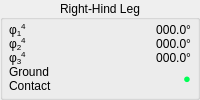
                  <widget class="QGroupBox" name="groupBox_RH">
                   <property name="title">
                    <string>Right-Hind Leg</string>
                   </property>
                   <property name="alignment">
                    <set>Qt::AlignCenter</set>
                   </property>
                   <layout class="QGridLayout" name="gridLayout_8">
                    <property name="leftMargin">
                     <number>3</number>
                    </property>
                    <property name="topMargin">
                     <number>0</number>
                    </property>
                    <property name="rightMargin">
                     <number>3</number>
                    </property>
                    <property name="bottomMargin">
                     <number>0</number>
                    </property>
                    <property name="spacing">
                     <number>0</number>
                    </property>
                    <item row="0" column="0">
                     <layout class="QFormLayout" name="formLayout_8">
                      <property name="horizontalSpacing">
                       <number>3</number>
                      </property>
                      <property name="verticalSpacing">
                       <number>0</number>
                      </property>
                      <property name="leftMargin">
                       <number>3</number>
                      </property>
                      <property name="topMargin">
                       <number>3</number>
                      </property>
                      <property name="rightMargin">
                       <number>3</number>
                      </property>
                      <property name="bottomMargin">
                       <number>3</number>
                      </property>
                      <item row="0" column="0">
                       <widget class="QLabel" name="label_Angles10">
                        <property name="text">
                         <string>φ&lt;sub&gt;1&lt;/sub&gt;&lt;sup&gt;4&lt;/sup&gt;</string>
                        </property>
                       </widget>
                      </item>
                      <item row="1" column="0">
                       <widget class="QLabel" name="label_Angles11">
                        <property name="text">
                         <string>φ&lt;sub&gt;2&lt;/sub&gt;&lt;sup&gt;4&lt;/sup&gt;</string>
                        </property>
                       </widget>
                      </item>
                      <item row="2" column="0">
                       <widget class="QLabel" name="label_Angles12">
                        <property name="text">
                         <string>φ&lt;sub&gt;3&lt;/sub&gt;&lt;sup&gt;4&lt;/sup&gt;</string>
                        </property>
                       </widget>
                      </item>
                      <item row="0" column="1">
                       <widget class="QLabel" name="labelVal_Angles10">
                        <property name="text">
                         <string>000.0°</string>
                        </property>
                        <property name="alignment">
                         <set>Qt::AlignRight|Qt::AlignTrailing|Qt::AlignVCenter</set>
                        </property>
                       </widget>
                      </item>
                      <item row="1" column="1">
                       <widget class="QLabel" name="labelVal_Angles11">
                        <property name="text">
                         <string>000.0°</string>
                        </property>
                        <property name="alignment">
                         <set>Qt::AlignRight|Qt::AlignTrailing|Qt::AlignVCenter</set>
                        </property>
                       </widget>
                      </item>
                      <item row="2" column="1">
                       <widget class="QLabel" name="labelVal_Angles12">
                        <property name="text">
                         <string>000.0°</string>
                        </property>
                        <property name="alignment">
                         <set>Qt::AlignRight|Qt::AlignTrailing|Qt::AlignVCenter</set>
                        </property>
                       </widget>
                      </item>
                      <item row="3" column="0">
                       <widget class="QLabel" name="label_Contact4">
                        <property name="text">
                         <string>Ground
Contact</string>
                        </property>
                       </widget>
                      </item>
                      <item row="3" column="1">
                       <widget class="QLabel" name="labelVal_Contact4">
                        <property name="maximumSize">
                         <size>
                          <width>400</width>
                          <height>400</height>
                         </size>
                        </property>
                        <property name="font">
                         <font>
                          <family>MS UI Gothic</family>
                          <pointsize>10</pointsize>
                          <weight>50</weight>
                          <bold>false</bold>
                         </font>
                        </property>
                        <property name="text">
                         <string>&lt;font color=#00FF55&gt;●&lt;/font&gt;</string>
                        </property>
                        <property name="alignment">
                         <set>Qt::AlignRight|Qt::AlignTrailing|Qt::AlignVCenter</set>
                        </property>
                       </widget>
                      </item>
                     </layout>
                    </item>
                   </layout>
                  </widget>
